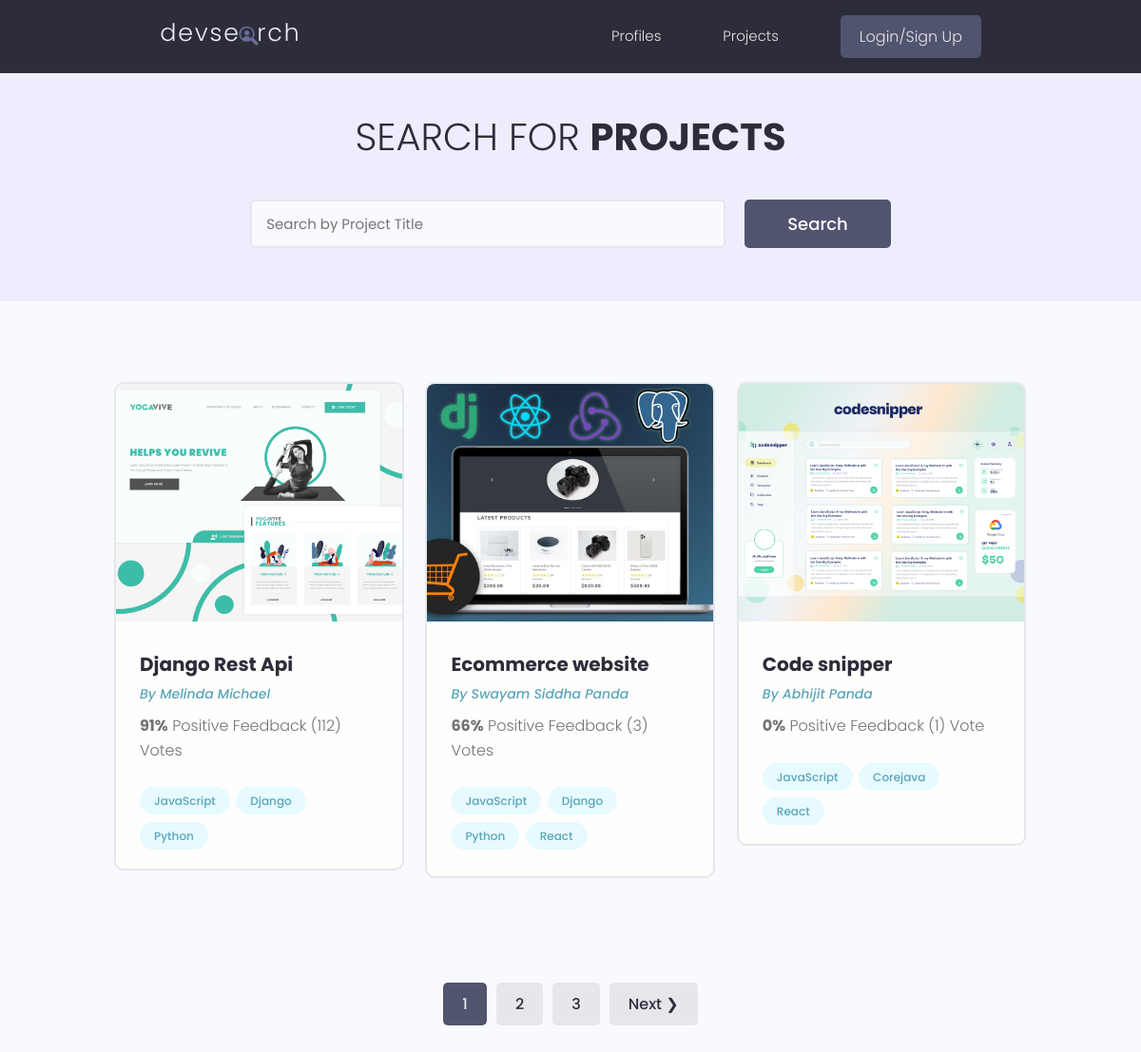
The page /projects/ on the database as committed earlier.
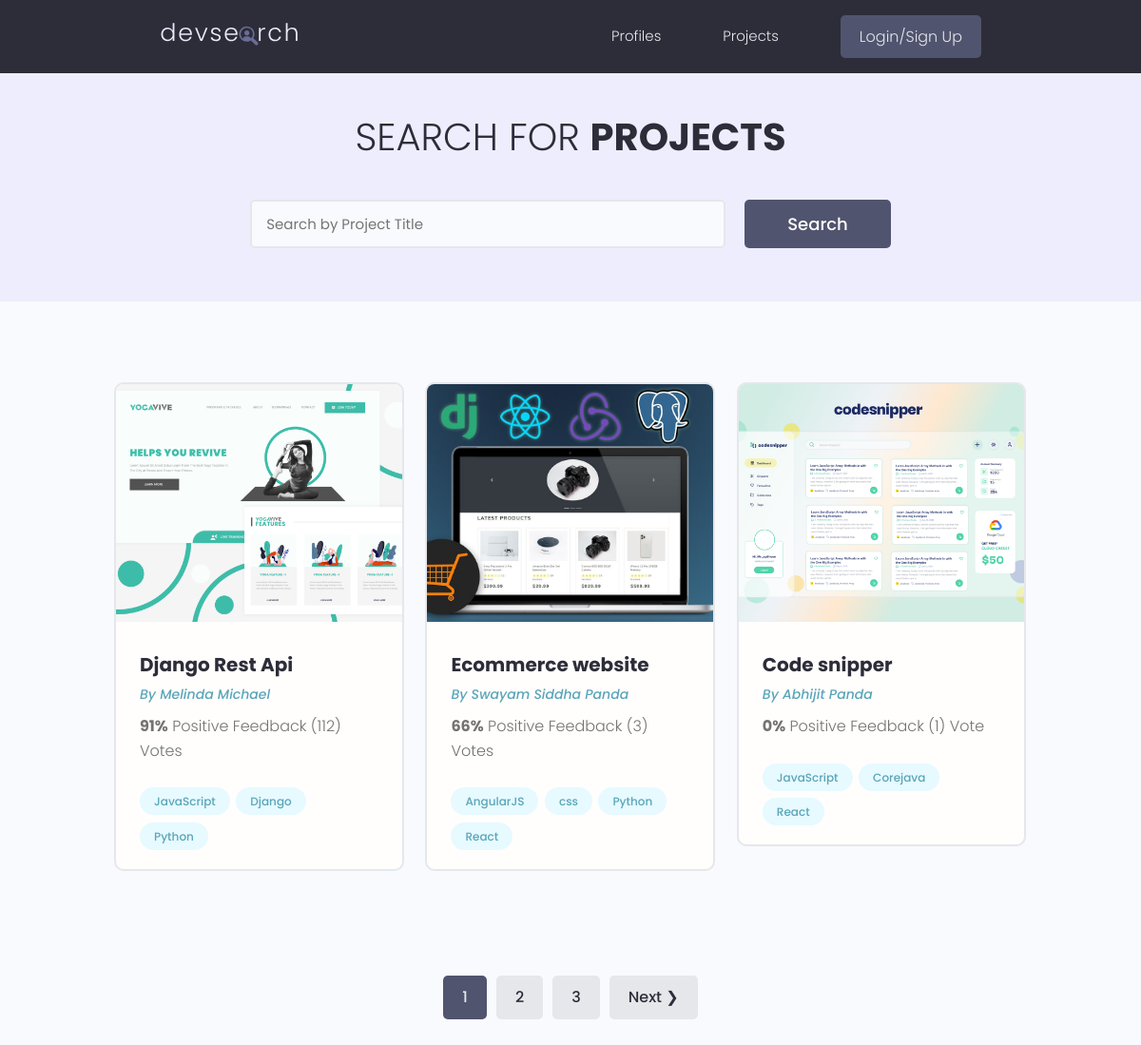
The same page on the database as committed later.
### projects/models.py (models this page shows, shortened)
class Project(models.Model):
    owner = models.ForeignKey(
        Profile, blank=True, null=True, on_delete=models.SET_NULL)
    title = models.CharField(max_length=200)
    description = models.TextField(null=True, blank=True)
    featured_image = models.ImageField(
        null=True, blank=True, default="defaut.jpg")
    demo_link = models.CharField(max_length=2000, null=True, blank=True)
    source_link = models.CharField(max_length=2000, null=True, blank=True)
    tags = models.ManyToManyField('Tag', blank=True)
    vote_total = models.IntegerField(default=0, blank=True, null=True)
    vote_ratio = models.IntegerField(default=0, blank=True, null=True)
    created = models.DateTimeField(auto_now_add=True)
    id = models.UUIDField(default=uuid.uuid4, unique=True,
                          primary_key=True, editable=False)
    class Meta:
        ordering = ['-vote_ratio', '-vote_total', 'title']

class Tag(models.Model):
    name = models.CharField(max_length=200)
    created = models.DateTimeField(auto_now_add=True)
    id = models.UUIDField(default=uuid.uuid4, unique=True,
                          primary_key=True, editable=False)
    def __str__(self):
        return self.name

### users/models.py (models this page shows, shortened)
class Profile(models.Model):
    user = models.OneToOneField(
        User, on_delete=models.CASCADE, null=True, blank=True)
    name = models.CharField(max_length=200, null=True, blank=True)
    email = models.EmailField(max_length=500, blank=True, null=True)
    username = models.CharField(max_length=200, blank=True, null=True)
    location = models.CharField(max_length=200, blank=True, null=True)
    short_intro = models.CharField(max_length=200, blank=True, null=True)
    bio = models.TextField(blank=True, null=True)
    profile_image = models.ImageField(
        null=True, blank=True, upload_to='profiles/', default="profiles/user-default.png")
    social_github = models.CharField(max_length=200, blank=True, null=True)
    social_twitter = models.CharField(max_length=200, blank=True, null=True)
    social_linkedin = models.CharField(max_length=200, blank=True, null=True)
    social_youtube = models.CharField(max_length=200, blank=True, null=True)
    social_website = models.CharField(max_length=200, blank=True, null=True)
    created = models.DateTimeField(auto_now_add=True)
    id = models.UUIDField(default=uuid.uuid4, unique=True,
                          primary_key=True, editable=False)
    class Meta:
        ordering = ['created']

### projects/views.py (the view)
# urls.py: path('projects/', views.getProjects),
def projects(request):
    projects, search_query = searchProjects(request)
    custom_range, projects = paginateProjects(request, projects, 3)
    context = {'projects': projects,
               'search_query': search_query, 'custom_range': custom_range}
    return render(request, 'projects/projects.html', context)

### projects/utils.py (called while the page is built)
def paginateProjects(request, projects, results):
    page = request.GET.get('page')
    paginator = Paginator(projects, results)
    try:
        projects = paginator.page(page)
    except PageNotAnInteger:
        page = 1
        projects = paginator.page(page)
    except EmptyPage:
        page = paginator.num_pages
        projects = paginator.page(page)
    leftIndex = (int(page) - 4)
    if leftIndex < 1:
        leftIndex = 1
    rightIndex = (int(page) + 5)
    if rightIndex > paginator.num_pages:
        rightIndex = paginator.num_pages + 1
    custom_range = range(leftIndex, rightIndex)
    return custom_range, projects

def searchProjects(request):
    search_query = ''
    if request.GET.get('search_query'):
        search_query = request.GET.get('search_query')
    tags = Tag.objects.filter(name__icontains=search_query)
    projects = Project.objects.distinct().filter(
        Q(title__icontains=search_query) |
        Q(description__icontains=search_query) |
        Q(owner__name__icontains=search_query) |
        Q(tags__in=tags)
    )
    return projects, search_query

### projects/templates/projects/projects.html (shortened to what this page needs)
{% extends 'main.html' %}
{% block content %}
 <main class="projects">
    <section class="hero-section text-center">
      <div class="container container--narrow">
        <div class="hero-section__box">
          <h2>Search for <span>Projects</span></h2>
        </div>
        <div class="hero-section__search">
          <form id="searchForm" class="form" action="{% url 'projects' %}" method="get">
            <div class="form__field">
              <input class="input input--text" id="formInput#search" type="text" name="search_query"
                placeholder="Search by Project Title" value="{{search_query}}" />
            </div>
            <input class="btn btn--sub btn--lg" type="submit" value="Search" />
          </form>
        </div>
      </div>
    </section>
    <section class="projectsList">
      <div class="container">
        <div class="grid grid--three">
            {% for project in projects %}
          <div class="column">
            <div class="card project">
              <a href="{% url 'project' project.id %}" class="project">
                <img class="project__thumbnail" src="{{project.featured_image.url}}" alt="project thumbnail" />
                <div class="card__body">
                  <h3 class="project__title">{{project.title}}</h3>
                  <p><a class="project__author" href="{% url 'user-profile' project.owner.id %}">By
                          {{project.owner.name}}</a>
                  </p>
                  <p class="project--rating">
                      <span style="font-weight: bold;">{{project.vote_ratio}}%</span> Positive
                      Feedback ({{project.vote_total}}) Vote{{project.vote_total|pluralize:"s"}}
                  </p>
                  <div class="project__tags">
                      {% for tag in project.tags.all %}
                      <span class="tag tag--pill tag--main">
                          <small>{{tag}}</small>
                      </span>
                      {% endfor %}
                  </div>
              </div>
          </a>
      </div>
  </div>
  {% endfor %}
</div>
</div>
</section>
{% include 'pagination.html' with queryset=projects custom_range=custom_range %}
</main>
{% endblock %}

### templates/main.html (shortened to what this page needs)
<!DOCTYPE html>
{% load static %}
<html lang="en">
<head>
    <link rel="stylesheet" href="https://cdn.iconmonstr.com/1.3.0/css/iconmonstr-iconic-font.min.css" />
    <link rel="stylesheet" href="{% static 'uikit/styles/uikit.css' %}" />
    <link rel="stylesheet" href="{% static 'styles/app.css' %}" />
</head>
<body>
    {% include 'navbar.html' %}
    {% block content %}
    {% endblock %}
</body>
</html>

### templates/navbar.html (shortened to what this page needs)
{% load static %}
<header class="header">
    <div class="container container--narrow">
      <a href="{% url 'profiles' %}" class="header__logo">
        <img src="{% static 'images/logo.svg' %}" alt="DevSearch Logo" />
      </a>
      <nav class="header__nav">
        <ul class="header__menu">
          <li class="header__menuItem"><a href="{% url 'profiles' %}">Profiles</a></li>
          <li class="header__menuItem"><a href="{% url 'projects' %}">Projects</a></li>
          {% if request.user.is_authenticated %}
          <li class="header__menuItem"><a href="{% url 'inbox' %}">Inbox</a></li>
          <li class="header__menuItem"><a href="{% url 'account' %}">Account</a></li>
          <li class="header__menuItem"><a href="{% url 'logout' %}" class="btn btn--sub">Logout</a></li>
          {% else %}
          <li class="header__menuItem"><a href="{% url 'login' %}" class="btn btn--sub">Login/Sign Up</a></li>
          {% endif %}
        </ul>
      </nav>
    </div>
  </header>

### templates/pagination.html (shortened to what this page needs)
{% if queryset.has_other_pages %}
<div class="pagination">
  <ul class="container">
      {% for page in custom_range %}
        {% if page == queryset.number %}
          <li><a href="?page={{page}}" class="btn page-link btn--sub" data-page="{{page}}">{{page}}</a></li>
        {% else %}
          <li><a href="?page={{page}}" class="btn page-link" data-page="{{page}}">{{page}}</a></li>
        {% endif %}
      {% endfor %}
    {% if queryset.has_next %}
      <li><a href="?page={{queryset.next_page_number}}" class="btn page-link" data-page="{{queryset.next_page_number}}">Next &#10095;</a></li>
    {% endif %}
  </ul>
</div>
{% endif %}

### static/styles/app.css (style rules this page uses)
:root { --color-sub: #2d2d39; }
.btn--sub { background-color: var(--color-sub-light); }
.card { border: 2px solid var(--color-light); }
img { width: 100%; }
.header { position: sticky; z-index: 111; background-color: var(--color-sub); padding: 1.5rem 0; }
.header > .container { display: flex; justify-content: space-between; align-items: center; }
.header__logo > img { height: 3.8rem; }
.header__nav > ul { display: inline-flex; align-items: center; list-style: none; gap: 6.5rem; }
.header__menuItem > a { color: var(--color-light); font-weight: 300; }
.hero-section { height: 40vh; display: flex; align-items: center; background-color: var(--color-sub); }
.hero-section__box { margin-bottom: 4rem; }
.hero-section__box > h2, .hero-section__box > h2 > span { font-size: 4rem; color: var(--color-light); line-height: 1.3; text-transform: uppercase; }
.hero-section__box > h2 { font-weight: 300; }
.hero-section__box > h2 > span { font-weight: 700; }
.hero-section__search > .form { display: flex; align-items: center; justify-content: center; gap: 2rem; }
.hero-section__search > .form input.input--text { width: 50rem; }
.pagination { margin-top: 8rem; margin-bottom: 10rem; }
.pagination > ul { flex-wrap: wrap; list-style: none; display: flex; align-items: center; justify-content: center; gap: 1rem; }
.pagination .btn { color: var(--color-sub); }
.pagination .btn.btn--sub { color: var(--color-light); }
.project__author { font-size: 1.4rem; font-style: italic; }
.project--rating { margin-bottom: 1.6em; margin-top: .5em; }
.projects > .hero-section { background: var(--color-sub-lighter); height: 30vh; }
.projects .hero-section__box { margin-bottom: 2.5rem; }
.projects .hero-section__box > h2 { color: var(--color-sub); }
.projects .hero-section__box > h2 > span { font-weight: 700; color: var(--color-sub); }
.projectsList { margin-top: 8rem; }
.project__thumbnail { height: 25rem; object-fit: cover; object-position: top center; }
.project__title { font-size: 2rem; font-weight: 700; color: var(--color-sub); }

### static/uikit/styles/modules/_variables.css (style rules this page uses)
:root { --color-main: #5aa5b9; --color-main-light: #e6faff; --color-sub: #3f4156; --color-sub-light: #51546e; --color-sub-lighter: #ededfd; --color-text: #737373; --color-gray: #8b8b8b; --color-light: #e5e7eb; --color-light-gray: #767676; --color-bg: #f8fafd; --color-white: #fffefd; --color-white-light: #f3f3f3; --color-success: #359e64; --color-success-bg: #def8e8; --color-error: #fc4b0b; --color-error-bg: #fff2ee; --font-base: 'Poppins', arial, helvetica, 'Segoe UI', roboto, ubuntu, sans-serif; --font-monospace: 'Fira Code', 'Courier New', courier, monospace; --font-regular: 300; --font-medium: 500; --font-bold: 700; --generic-shadow: 1px 1px 5px #00000010; --generic-transition: all 0.3s ease-in-out; }

### static/uikit/styles/modules/_base.css (style rules this page uses)
* { margin: 0; padding: 0; box-sizing: border-box; text-rendering: optimizeLegibility; color: inherit; font-size: inherit; }
html { font-size: 50%; }
@media only screen and (min-width: 480px) { html { font-size: 56.25%; } }
@media only screen and (min-width: 1200px) { html { font-size: 62.5%; } }
body { line-height: 1.6; font-weight: 400; font-size: 1.5rem; color: var(--color-text); background-color: var(--color-bg); min-height: 100vh; }

### static/uikit/styles/modules/_typography.css (style rules this page uses)
* { font-family: var(--font-base); }
h2 { font-size: 3.6rem; font-weight: var(--font-bold); }
h3 { font-size: 3.2rem; font-weight: var(--font-medium); }
p, span, strong { font-size: 1.6rem; color: var(--color-text); font-weight: var(--font-regular); }
a { padding-bottom: 2px; text-decoration: none; display: inline-block; color: var(--color-main); font-weight: var(--font-medium); }

### static/uikit/styles/modules/_utilities.css (style rules this page uses)
.container { width: 92%; max-width: 165rem; margin: 0 auto; box-sizing: border-box; }
.container--narrow { width: 92%; max-width: 120rem; }
@media screen and (min-width: 1000px) { .container { width: 90%; } }
@media screen and (min-width: 1000px) { .container--narrow { width: 85%; } }
@media screen and (min-width: 1200px) { .container { width: 80%; } }
@media screen and (min-width: 1200px) { .container--narrow { width: 72%; } }
.text-center { text-align: center; }

### static/uikit/styles/modules/_card.css (style rules this page uses)
.card { border-radius: 1rem; background-color: var(--color-white); border: 1.5px solid var(--color-light); width: auto; height: auto; margin-top: 0.5rem; margin-bottom: 0.5rem; overflow: hidden; }
.card__body, .card__header { padding: 2rem 2.5rem; }

Rows that differ between the two databases and show on the page:
changed Project "Ecommerce website": loses Tag (name "JavaScript"); loses Tag (name "Django")
added Tag: name "AngularJS", shown under Project "Ecommerce website"
added Tag: name "css", shown under Project "Ecommerce website"
